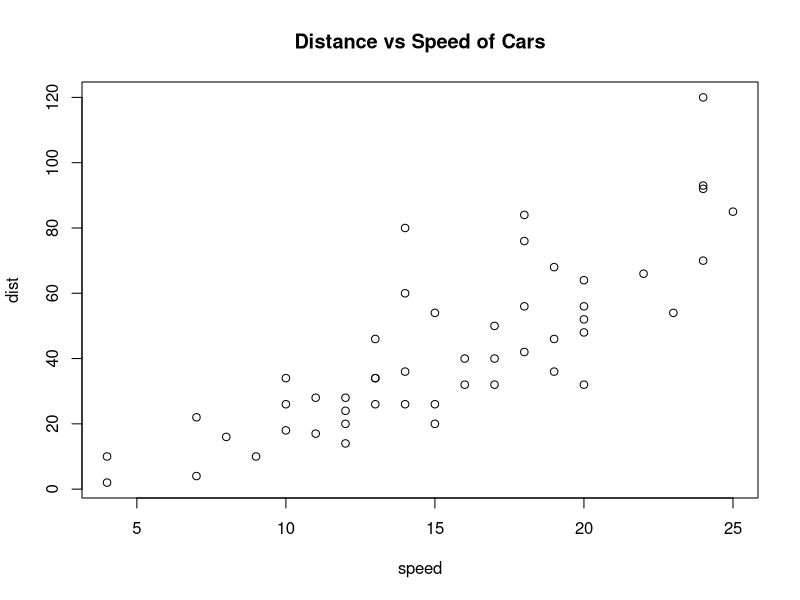

This chart was generated by the following R code:
## ---- chunk 1
plot(cars, main="Distance vs Speed of Cars")
## ---- chunk 2
x <- 1:5
y = 6:10
x + 2 * y - 3 # (algebraically written as -3 + x + 2y)
## ---- chunk 3
x <- 23:19
y = 1:5
3 * x - 2 * y - 3
## ---- chunk 4
a <<- exp(exp(1))
assign("my_local_variable", 9 ^ 3 + 10 ^ 3)
assign("my_global_variable", 1 ^ 3 + 12 ^ 3, globalenv())
## ---- chunk 5
c(Inf + 1, Inf - 1, Inf - Inf)
c(1 / Inf, Inf / 1, Inf / Inf)
c(sqrt(Inf), sin(Inf))
c(log(Inf), log(Inf, base = Inf))
c(NA + 1, NA * 5, NA + Inf)
## ---- chunk 6
x <- c(0, Inf, -Inf, NaN, NA)
is.finite(x)
is.infinite(x)
is.nan(x)
is.na(x)
## ---- chunk 7
(x <- 1:10 >= 5)
(y <- 1:10 %% 2 == 0)
x & y
x | y
## ---- chunk 8
x <- c(TRUE, FALSE, NA) #the three logical values
xy <- expand.grid(x = x, y = x) #get all combinations of x and y
within( #make the next assignments within xy
  xy,
  {
    and <- x & y
    or <- x | y
    not.y <- !y
    not.x <- !x
  }
)
## ---- chunk 9
class(sqrt(1:10))
class(3 + 1i) #"i" creates imaginary components of complex numbers
class(1) #although this is a whole number, it has class numeric
class(1L) #add a suffix of "L" to make the number an integer
class(0.5:4.5) #the colon operator returns a value that is numeric...
class(1:5) #unless all its values are whole numbers
## ---- chunk 10
class(c("she", "sells", "seashells", "on", "the", "sea", "shore"))
(gender <- factor(c("male", "female", "female", "male", "female")))
## ---- chunk 11
levels(gender)
nlevels(gender)
## ---- chunk 12
if(!is(x, "some_class"))
{
#some corrective measure
}
## ---- chunk 13
is.character("red lorry, yellow lorry")
is.logical(FALSE)
is.list(list(a = 1, b = 2))
## ---- chunk 14
ls(pattern = "^is", baseenv())
## ---- chunk 15
is.numeric(1)
is.numeric(1L)
is.integer(1)
is.integer(1L)
is.double(1)
is.double(1L)
## ---- chunk 16
x <- "123.456"
as(x, "numeric")
as.numeric(x)
## ---- chunk 17
y <- c(2, 12, 343, 34997) #See http://oeis.org/A192892
as.data.frame(y)
## ---- chunk 18
ulams_spiral <- c(1, 8, 23, 46, 77) #See http://oeis.org/A033951
for(i in ulams_spiral) print(i)
print(ulams_spiral)
## ---- chunk 19
seq.int(3, 12)
seq.int(3, 12, 2)
seq.int(0.1, 0.01, -0.01)

n <- 0
1:n
## ---- chunk 20
pp <- c("Peter", "Piper", "picked", "a", "peck", "of", "pickled", "peppers")
for(i in seq_along(pp)) print(pp[i])
## ---- chunk 21
poincare <- c(1, 0, 0, 0, 2, 0, 2, 0) #See http://oeis.org/A051629
length(poincare)
length(poincare) <- 3
poincare
## ---- chunk 22
c(apple = 1, banana = 2, "kiwi fruit" = 3, 4)
x <- 1:4
names(x) <- c("apple", "bananas", "kiwi fruit", "")
x
## ---- chunk 23
names(x)
## ---- chunk 24
x <- (1:5) ^ 2

x[c(1, 3, 5)]
x[c(-2, -4)]
x[c(TRUE, FALSE, TRUE, FALSE, TRUE)]
## ---- chunk 25
names(x) <- c("one", "four", "nine", "sixteen", "twenty five")
x[c("one", "nine", "twenty five")]
## ---- chunk 26
x[c(1, NA, 5)]
x[c(TRUE, FALSE, NA, FALSE, TRUE)]
## ---- chunk 27
rep(1:5, 3)
rep(1:5, each = 3)
rep(1:5, times = 1:5)
rep(1:5, length.out = 7)
## ---- chunk 28
rep.int(1:5, 3) # the same as rep(1:5, 3)
## ---- chunk 29
(three_d_array <- array(
  1:24,
  dim = c(4, 3, 2),
  dimnames = list(
  c("one", "two", "three", "four"),
  c("ein", "zwei", "drei"),
  c("un", "deux")
  )
))
## ---- chunk 30
(a_matrix <- matrix(
  1:12,
  nrow = 4,  #ncol = 3 works the same
  dimnames = list(
  c("one", "two", "three", "four"),
  c("ein", "zwei", "drei")
  )
))
## ---- chunk 31
dim(a_matrix)
nrow(a_matrix)
ncol(a_matrix)
## ---- chunk 32
rownames(a_matrix)
colnames(a_matrix)
dimnames(a_matrix)
## ---- chunk 33
a_matrix[1,]
a_matrix[,"zwei"]

a_matrix[,c("zwei","drei")]
## ---- chunk 34
(a_list <- list(
c(1, 1, 2, 5, 14, 42), #See http://oeis.org/A000108
month.abb,
matrix(c(3, -8, 1, -3), nrow = 2),
asin
))
## ---- chunk 35
names(a_list) <- c("catalan", "months", "involutary", "arcsin")
a_list
## ---- chunk 36
(main_list <- list(
middle_list = list(
element_in_middle_list = diag(3),
inner_list = list(
element_in_inner_list = pi ^ 1:4,
another_element_in_inner_list = "a"
)
),
element_in_main_list = log10(1:10)
))
## ---- chunk 37
is.atomic(list())
is.recursive(list())
is.atomic(numeric())
is.recursive(numeric())
## ---- chunk 38
length(a_list)
length(main_list)
## ---- chunk 39
nrow(a_list)
ncol(a_list)
NROW(a_list)
NCOL(a_list)
## ---- chunk 40
help("NCOL")
help("NROW")
## ---- chunk 41
l1 <- list(1:5)
l2 <- list(6:10)
l1[[1]] + l2[[1]]
## ---- chunk 42
l <- list(
  first = 1,
  second = 2,
  third = list(
  alpha = 3.1,
  beta = 3.2
  )
)
## ---- chunk 43
l[1:2]
l[-3]
l[c("first", "second")]
l[c(TRUE, TRUE, FALSE)]
## ---- chunk 44
l[[1]]
l[["first"]]
## ---- chunk 45
busy_beaver <- c(1, 6, 21, 107) #See http://oeis.org/A060843
as.list(busy_beaver)
## ---- chunk 46
as.numeric(list(1, 6, 21, 107))
## ---- chunk 47
(prime_factors <- list(
two = 2,
three = 3,
four = c(2, 2),
five = 5,
six = c(2, 3),
seven = 7,
eight = c(2, 2, 2),
nine = c(3, 3),
ten = c(2, 5)
))
## ---- chunk 48
unlist(prime_factors)
## ---- chunk 49
c(list(a = 1, b = 2), list(3))
c(list(a = 1, b = 2), 3)
## ---- chunk 50
(matrix_list_hybrid <- cbind(
list(a = 1, b = 2),
list(c = 3, list(d = 4))
))
## ---- chunk 51
(uk_bank_holidays_2013 <- list(
  Jan = "New Year's Day",
  Feb = NULL,
  Mar = "Good Friday",
  Apr = "Easter Monday",
  May = c("Early May Bank Holiday", "Spring Bank Holiday"),
  Jun = NULL,
  Jul = NULL,
  Aug = "Summer Bank Holiday",
  Sep = NULL,
  Oct = NULL,
  Nov = NULL,
  Dec = c("Christmas Day", "Boxing Day")
))
## ---- chunk 52
length(NULL)
length(NA)
is.null(NULL)
is.null(NA)
## ---- chunk 53
(a_data_frame <- data.frame(
  x = letters[1:5],
  y = rnorm(5),
  z = runif(5) > 0.5
  )
)
## ---- chunk 54
class(a_data_frame)
## ---- chunk 55
y <- rnorm(5)
names(y) <- month.name[1:5]
data.frame(
  x = letters[1:5],
  y = y,
  z = runif(5) > 0.5
)
## ---- chunk 56
data.frame(
x = letters[1:5],
y = y,
z = runif(5) > 0.5,
row.names = NULL
)
## ---- chunk 57
data.frame(
x = letters[1:5],
y = y,
z = runif(5) > 0.5,
row.names = c("Jackie", "Tito", "Jermaine", "Marlon", "Michael")
)
## ---- chunk 58
data.frame( #lengths 1, 2, and 4 are OK
  x = 1, #recycled 4 times
  y = 2:3, #recycled twice
  z = 4:7 #the longest input; no recycling
)
## ---- chunk 59
example <- data.frame(
"A" = letters[1:5],
"B" = rnorm(5),
"C" = runif(5) > 0.5,
check.names = FALSE
)
example
## ---- chunk 60
example[2:4, -2] #all except 2, which is B
## ---- chunk 61
example[c(FALSE, TRUE, TRUE, FALSE, FALSE), c("A", "B")]
## ---- chunk 62
class(example[2:3, -3])
class(example[2:3, 1])
## ---- chunk 63
# These are three ways to say the same thing.
example$A[2:3]
example[[1]][2:3]
example[["A"]][2:3]
## ---- chunk 64
example[example$B > 0 | a_data_frame$C, "A"]
subset(example, B > 0 | C, A)
## ---- chunk 65
t(example)
class(example)
## ---- chunk 66
another_data_frame <- data.frame( #same cols as a_data_frame, different order
  C = rlnorm(5), #lognormally distributed numbers
  B = sample(5), #the numbers 1 to 5, in some order
  A = letters[3:7]
)
rbind(example, another_data_frame)
cbind(example, another_data_frame)
## ---- chunk 67
merge(example, another_data_frame, by = "A")
merge(example, another_data_frame, by = "A", all=TRUE)
## ---- chunk 68
colSums(example[, 2:3])
colMeans(example[, 2:3])
